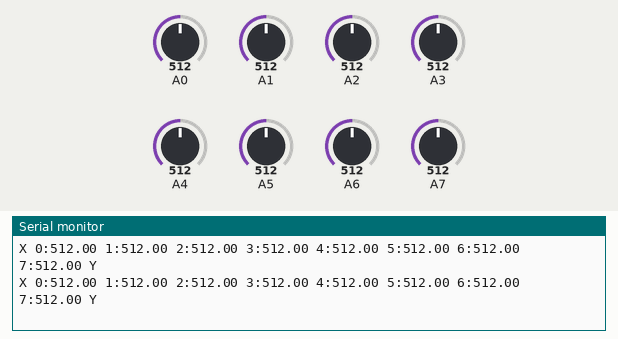
Recording of a sketch running on a simulated Arduino Uno, built with avr-gcc and run on an emulated ATmega328P. Shown: the last lines printed to the serial monitor. The inputs (shaded band) are chosen by the test bench; at power-on: A1 = 512, A3 = 512, A0 = 512, A2 = 512, A4 = 512, A5 = 512, A6 = 512, A7 = 512.

Above: at 2.7 s.
2.8 s: A1 set to 107
At 3.4 s:
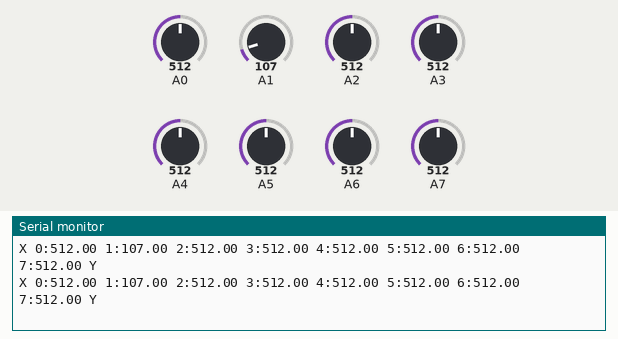
5.8 s: A1 set to 89
At 6.7 s:
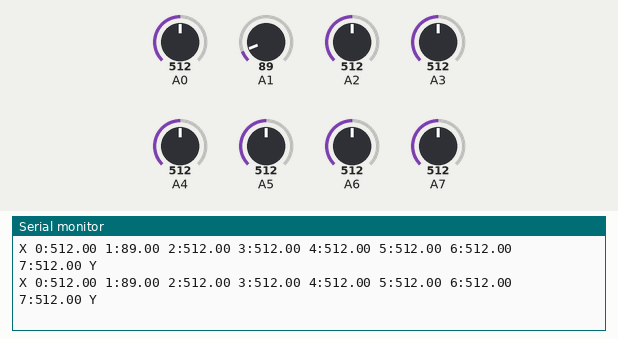
10.3 s: A3 set to 107
At 11.0 s:
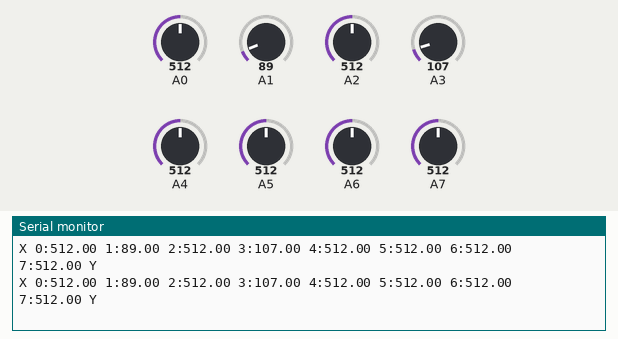
11.8 s: A3 set to 91
At 12.3 s:
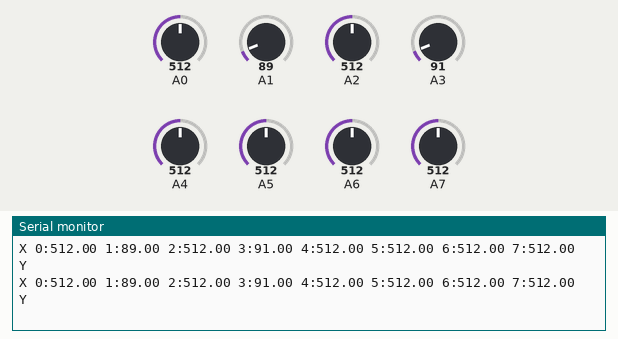
Timing chart, 0 to 14.8 s (numbered marks = the images above; inputs shaded):
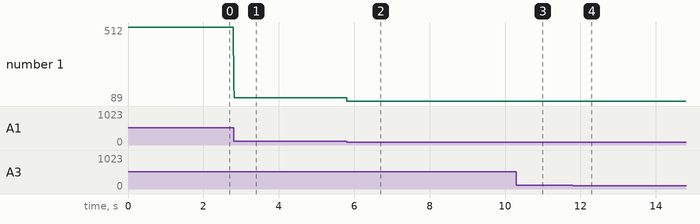

The sketch:

pressurama-arduino.ino
```cpp
const byte numChars = 32;
char receivedChars[numChars];  // an array to store the received data
boolean newData = false;
long averages = 5;  // <<<<<<<<<<<<<<<<<<<<<<<<<<<<<<<<<<<<<<<<<<<<<<<<<<<
boolean programmed = false;

void setup() {
  Serial.begin(2000000);
  // while (!programmed) {
  //   recvWithEndMarker();
  //   showNewNumber();
  // }
}

void loop() {
  float sums[] = { 0, 0, 0, 0, 0, 0, 0, 0 };
  for (int measurement = 0; measurement < averages; measurement++) {
    for (int pin = 0; pin < 8; pin++) {
      sums[pin] += analogRead(pin);
    }
  }
  Serial.print("X ");
  for (int pin = 0; pin < 8; pin++) {
    Serial.print(pin);
    Serial.print(":");
    Serial.print(sums[pin] / averages);
    Serial.print(" ");
  }
  Serial.print("Y\n");
}


void recvWithEndMarker() {
  static byte ndx = 0;
  char endMarker = '\n';
  char rc;

  if (Serial.available() > 0) {
    rc = Serial.read();

    if (rc != endMarker) {
      receivedChars[ndx] = rc;
      ndx++;
      if (ndx >= numChars) {
        ndx = numChars - 1;
      }
    } else {
      receivedChars[ndx] = '\0';  // terminate the string
      ndx = 0;
      newData = true;
    }
  }
}

void showNewNumber() {
  if (newData == true) {
    averages = 0;                    // new for this version
    averages = atol(receivedChars);  // new for this version
    Serial.print("This just in ... ");
    Serial.println(receivedChars);
    Serial.print("Data as Number ... ");  // new for this version
    Serial.println(averages);             // new for this version
    newData = false;
    programmed = true;
  }
}
```

Measured:
- after the input at 2.8 s, the serial monitor: prints a new line at once (image 1)
- after the input at 5.8 s, the serial monitor: prints a new line at once (image 2)
- after the input at 10.3 s, the serial monitor: prints a new line at once (image 3)
- after the input at 11.8 s, the serial monitor: prints a new line at once (image 4)
- plotted number 1: 512 → 107 after the input at 2.8 s, 107 → 89 after the input at 5.8 s
